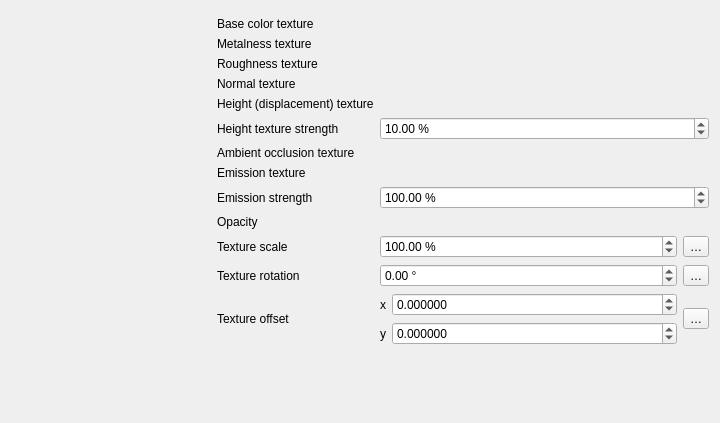
<?xml version="1.0" encoding="UTF-8"?>
<ui version="4.0">
 <class>MetalRoughTexturedMaterialWidgetBase</class>
 <widget class="QWidget" name="MetalRoughTexturedMaterialWidgetBase">
  <property name="geometry">
   <rect>
    <x>0</x>
    <y>0</y>
    <width>720</width>
    <height>423</height>
   </rect>
  </property>
  <property name="windowTitle">
   <string notr="true">Form</string>
  </property>
  <layout class="QGridLayout" name="gridLayout" rowstretch="0,0,0,0,0,0,0,0,0,0,0,0,0,0,1">
   <item row="8" column="2" colspan="2">
    <widget class="QgsImageSourceLineEdit" name="mEmissionTextureWidget" native="true">
     <property name="focusPolicy">
      <enum>Qt::FocusPolicy::StrongFocus</enum>
     </property>
     <property name="toolTip">
      <string>Additional diffuse albedo texture which simulates emissive surfaces (eg Neon surfaces)</string>
     </property>
    </widget>
   </item>
   <item row="12" column="3">
    <widget class="QgsPropertyOverrideButton" name="mTextureRotationDataDefinedButton">
     <property name="text">
      <string>…</string>
     </property>
    </widget>
   </item>
   <item row="2" column="2" colspan="2">
    <widget class="QgsImageSourceLineEdit" name="mMetalnessTextureWidget" native="true">
     <property name="focusPolicy">
      <enum>Qt::FocusPolicy::StrongFocus</enum>
     </property>
     <property name="toolTip">
      <string>A texture that defines whether a surface appears to be dielectric or conductor</string>
     </property>
    </widget>
   </item>
   <item row="12" column="1">
    <widget class="QLabel" name="lblTextureRotation">
     <property name="text">
      <string>Texture rotation</string>
     </property>
    </widget>
   </item>
   <item row="7" column="2" colspan="2">
    <widget class="QgsImageSourceLineEdit" name="mAmbientOcclusionTextureWidget" native="true">
     <property name="focusPolicy">
      <enum>Qt::FocusPolicy::StrongFocus</enum>
     </property>
     <property name="toolTip">
      <string>A texture which defines how much of the ambient light is accessible to a surface point.</string>
     </property>
    </widget>
   </item>
   <item row="10" column="2" colspan="2">
    <widget class="QgsOpacityWidget" name="mOpacityWidget" native="true">
     <property name="focusPolicy">
      <enum>Qt::FocusPolicy::StrongFocus</enum>
     </property>
    </widget>
   </item>
   <item row="14" column="2">
    <spacer name="mVerticalSpacer">
     <property name="orientation">
      <enum>Qt::Orientation::Vertical</enum>
     </property>
     <property name="sizeHint" stdset="0">
      <size>
       <width>20</width>
       <height>40</height>
      </size>
     </property>
    </spacer>
   </item>
   <item row="0" column="0" rowspan="15">
    <widget class="QgsMaterialPreviewWidget" name="mPreviewWidget" native="true">
     <property name="minimumSize">
      <size>
       <width>200</width>
       <height>200</height>
      </size>
     </property>
    </widget>
   </item>
   <item row="8" column="1">
    <widget class="QLabel" name="lblTextureScale_7">
     <property name="text">
      <string>Emission texture</string>
     </property>
    </widget>
   </item>
   <item row="4" column="1">
    <widget class="QLabel" name="lblTextureScale_5">
     <property name="text">
      <string>Normal texture</string>
     </property>
    </widget>
   </item>
   <item row="5" column="1">
    <widget class="QLabel" name="lblTextureScale_9">
     <property name="text">
      <string>Height (displacement) texture</string>
     </property>
    </widget>
   </item>
   <item row="4" column="2" colspan="2">
    <widget class="QgsImageSourceLineEdit" name="mNormalTextureWidget" native="true">
     <property name="focusPolicy">
      <enum>Qt::FocusPolicy::StrongFocus</enum>
     </property>
     <property name="toolTip">
      <string>The detail normal used to perturb the surface using bump mapping. Must be set to an OpenGL format normal map (not DirectX).</string>
     </property>
    </widget>
   </item>
   <item row="3" column="2" colspan="2">
    <widget class="QgsImageSourceLineEdit" name="mRoughnessTextureWidget" native="true">
     <property name="focusPolicy">
      <enum>Qt::FocusPolicy::StrongFocus</enum>
     </property>
     <property name="toolTip">
      <string>A texture that defines the perceived smoothness or roughness of a surface. Smooth surfaces exhibit sharp reflections.</string>
     </property>
    </widget>
   </item>
   <item row="6" column="1">
    <widget class="QLabel" name="lblTextureScale_10">
     <property name="text">
      <string>Height texture strength</string>
     </property>
    </widget>
   </item>
   <item row="6" column="2" colspan="2">
    <widget class="QgsDoubleSpinBox" name="mParallaxScaleSpinBox">
     <property name="toolTip">
      <string>Scaling factor for the height displacement effect. If visual artifacts are observed in the displacement, lowering the strength will help.</string>
     </property>
     <property name="suffix">
      <string> %</string>
     </property>
     <property name="minimum">
      <double>0.010000000000000</double>
     </property>
     <property name="maximum">
      <double>100000.000000000000000</double>
     </property>
     <property name="singleStep">
      <double>1.000000000000000</double>
     </property>
     <property name="value">
      <double>10.000000000000000</double>
     </property>
    </widget>
   </item>
   <item row="9" column="1">
    <widget class="QLabel" name="lblTextureScale_8">
     <property name="text">
      <string>Emission strength</string>
     </property>
    </widget>
   </item>
   <item row="12" column="2">
    <widget class="QgsDoubleSpinBox" name="textureRotationSpinBox">
     <property name="suffix">
      <string> °</string>
     </property>
     <property name="minimum">
      <double>-360.000000000000000</double>
     </property>
     <property name="maximum">
      <double>360.000000000000000</double>
     </property>
     <property name="singleStep">
      <double>0.500000000000000</double>
     </property>
    </widget>
   </item>
   <item row="3" column="1">
    <widget class="QLabel" name="lblTextureScale_4">
     <property name="text">
      <string>Roughness texture</string>
     </property>
    </widget>
   </item>
   <item row="11" column="1">
    <widget class="QLabel" name="lblTextureScale">
     <property name="text">
      <string>Texture scale</string>
     </property>
    </widget>
   </item>
   <item row="5" column="2" colspan="2">
    <widget class="QgsImageSourceLineEdit" name="mHeightTextureWidget" native="true">
     <property name="focusPolicy">
      <enum>Qt::FocusPolicy::StrongFocus</enum>
     </property>
     <property name="toolTip">
      <string>Displacement texture for applying height offsets to the material.</string>
     </property>
    </widget>
   </item>
   <item row="9" column="2" colspan="2">
    <widget class="QgsDoubleSpinBox" name="mEmissionStrengthSpinBox">
     <property name="toolTip">
      <string>Scaling factor for the emission effect.</string>
     </property>
     <property name="suffix">
      <string> %</string>
     </property>
     <property name="minimum">
      <double>0.010000000000000</double>
     </property>
     <property name="maximum">
      <double>100000.000000000000000</double>
     </property>
     <property name="singleStep">
      <double>1.000000000000000</double>
     </property>
     <property name="value">
      <double>100.000000000000000</double>
     </property>
    </widget>
   </item>
   <item row="11" column="3">
    <widget class="QgsPropertyOverrideButton" name="mTextureScaleDataDefinedButton">
     <property name="text">
      <string>…</string>
     </property>
    </widget>
   </item>
   <item row="7" column="1">
    <widget class="QLabel" name="lblTextureScale_6">
     <property name="text">
      <string>Ambient occlusion texture</string>
     </property>
    </widget>
   </item>
   <item row="11" column="2">
    <widget class="QgsDoubleSpinBox" name="textureScaleSpinBox">
     <property name="suffix">
      <string> %</string>
     </property>
     <property name="minimum">
      <double>0.010000000000000</double>
     </property>
     <property name="maximum">
      <double>100000.000000000000000</double>
     </property>
     <property name="singleStep">
      <double>1.000000000000000</double>
     </property>
     <property name="value">
      <double>100.000000000000000</double>
     </property>
    </widget>
   </item>
   <item row="2" column="1">
    <widget class="QLabel" name="lblTextureScale_3">
     <property name="text">
      <string>Metalness texture</string>
     </property>
    </widget>
   </item>
   <item row="1" column="1">
    <widget class="QLabel" name="lblTextureScale_2">
     <property name="text">
      <string>Base color texture</string>
     </property>
    </widget>
   </item>
   <item row="10" column="1">
    <widget class="QLabel" name="lblTextureScale_11">
     <property name="text">
      <string>Opacity</string>
     </property>
    </widget>
   </item>
   <item row="1" column="2" colspan="2">
    <widget class="QgsImageSourceLineEdit" name="mBaseColorTextureWidget" native="true">
     <property name="focusPolicy">
      <enum>Qt::FocusPolicy::StrongFocus</enum>
     </property>
     <property name="toolTip">
      <string>Diffuse albedo texture for non-metallic surfaces, and specular color texture for metallic surfaces</string>
     </property>
    </widget>
   </item>
   <item row="13" column="2">
    <layout class="QGridLayout" name="gridLayout_2">
     <property name="leftMargin">
      <number>0</number>
     </property>
     <property name="topMargin">
      <number>0</number>
     </property>
     <property name="rightMargin">
      <number>0</number>
     </property>
     <property name="bottomMargin">
      <number>0</number>
     </property>
     <item row="1" column="0">
      <widget class="QLabel" name="label_6">
       <property name="text">
        <string>y</string>
       </property>
      </widget>
     </item>
     <item row="1" column="1">
      <widget class="QgsDoubleSpinBox" name="textureOffsetYSpin">
       <property name="sizePolicy">
        <sizepolicy hsizetype="Minimum" vsizetype="Fixed">
         <horstretch>1</horstretch>
         <verstretch>0</verstretch>
        </sizepolicy>
       </property>
       <property name="decimals">
        <number>6</number>
       </property>
       <property name="minimum">
        <double>-99999999.989999994635582</double>
       </property>
       <property name="maximum">
        <double>99999999.989999994635582</double>
       </property>
       <property name="singleStep">
        <double>0.200000000000000</double>
       </property>
      </widget>
     </item>
     <item row="0" column="1">
      <widget class="QgsDoubleSpinBox" name="textureOffsetXSpin">
       <property name="sizePolicy">
        <sizepolicy hsizetype="Expanding" vsizetype="Fixed">
         <horstretch>1</horstretch>
         <verstretch>0</verstretch>
        </sizepolicy>
       </property>
       <property name="decimals">
        <number>6</number>
       </property>
       <property name="minimum">
        <double>-99999999.989999994635582</double>
       </property>
       <property name="maximum">
        <double>99999999.989999994635582</double>
       </property>
       <property name="singleStep">
        <double>0.200000000000000</double>
       </property>
      </widget>
     </item>
     <item row="0" column="0">
      <widget class="QLabel" name="label_7">
       <property name="text">
        <string>x</string>
       </property>
      </widget>
     </item>
    </layout>
   </item>
   <item row="13" column="1">
    <widget class="QLabel" name="lblTextureRotation_2">
     <property name="text">
      <string>Texture offset</string>
     </property>
    </widget>
   </item>
   <item row="13" column="3">
    <widget class="QgsPropertyOverrideButton" name="mTextureOffsetDataDefinedButton">
     <property name="text">
      <string>…</string>
     </property>
    </widget>
   </item>
  </layout>
 </widget>
 <customwidgets>
  <customwidget>
   <class>QgsMaterialPreviewWidget</class>
   <extends>QWidget</extends>
   <header>qgsmaterialpreviewwidget.h</header>
   <container>1</container>
  </customwidget>
  <customwidget>
   <class>QgsDoubleSpinBox</class>
   <extends>QDoubleSpinBox</extends>
   <header>qgsdoublespinbox.h</header>
  </customwidget>
  <customwidget>
   <class>QgsOpacityWidget</class>
   <extends>QWidget</extends>
   <header>qgsopacitywidget.h</header>
   <container>1</container>
  </customwidget>
  <customwidget>
   <class>QgsImageSourceLineEdit</class>
   <extends>QWidget</extends>
   <header>qgsfilecontentsourcelineedit.h</header>
   <container>1</container>
  </customwidget>
  <customwidget>
   <class>QgsPropertyOverrideButton</class>
   <extends>QToolButton</extends>
   <header>qgspropertyoverridebutton.h</header>
  </customwidget>
 </customwidgets>
 <tabstops>
  <tabstop>mBaseColorTextureWidget</tabstop>
  <tabstop>mMetalnessTextureWidget</tabstop>
  <tabstop>mRoughnessTextureWidget</tabstop>
  <tabstop>mNormalTextureWidget</tabstop>
  <tabstop>mHeightTextureWidget</tabstop>
  <tabstop>mParallaxScaleSpinBox</tabstop>
  <tabstop>mAmbientOcclusionTextureWidget</tabstop>
  <tabstop>mEmissionTextureWidget</tabstop>
  <tabstop>mEmissionStrengthSpinBox</tabstop>
  <tabstop>mOpacityWidget</tabstop>
  <tabstop>textureScaleSpinBox</tabstop>
  <tabstop>mTextureScaleDataDefinedButton</tabstop>
  <tabstop>textureRotationSpinBox</tabstop>
  <tabstop>mTextureRotationDataDefinedButton</tabstop>
 </tabstops>
 <resources/>
 <connections/>
</ui>
